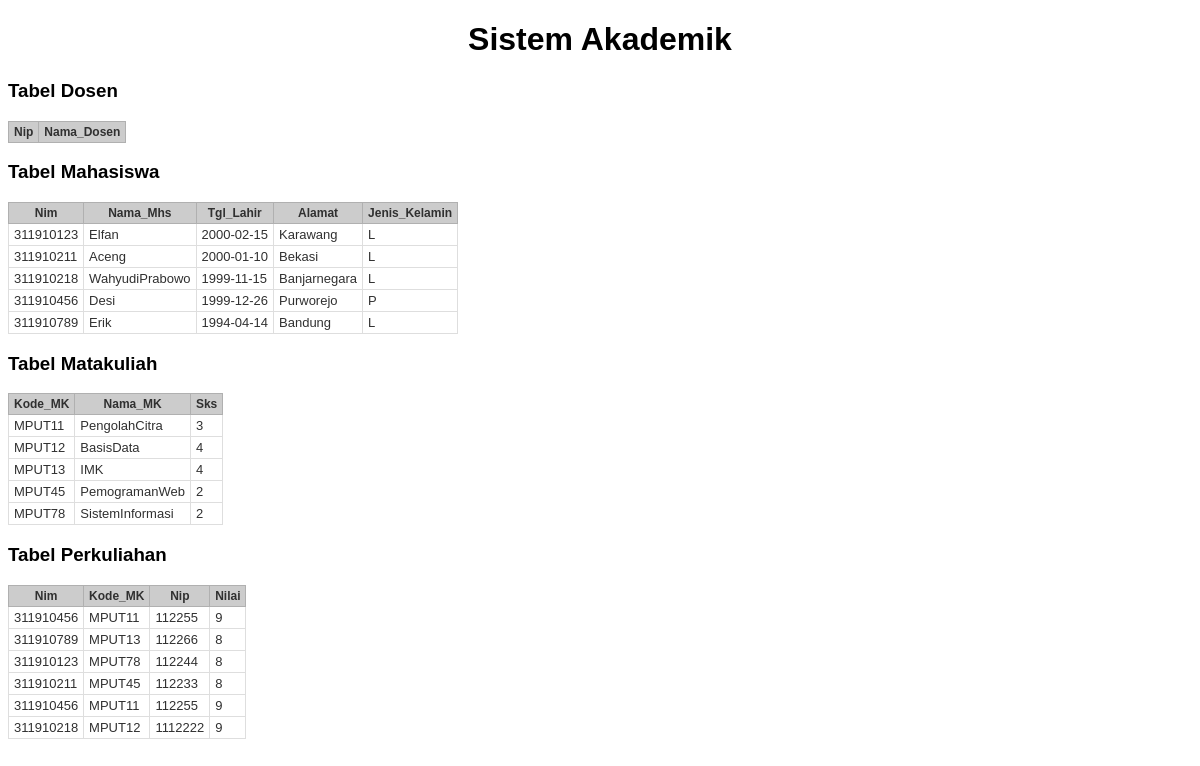
Before: / with the older database file.
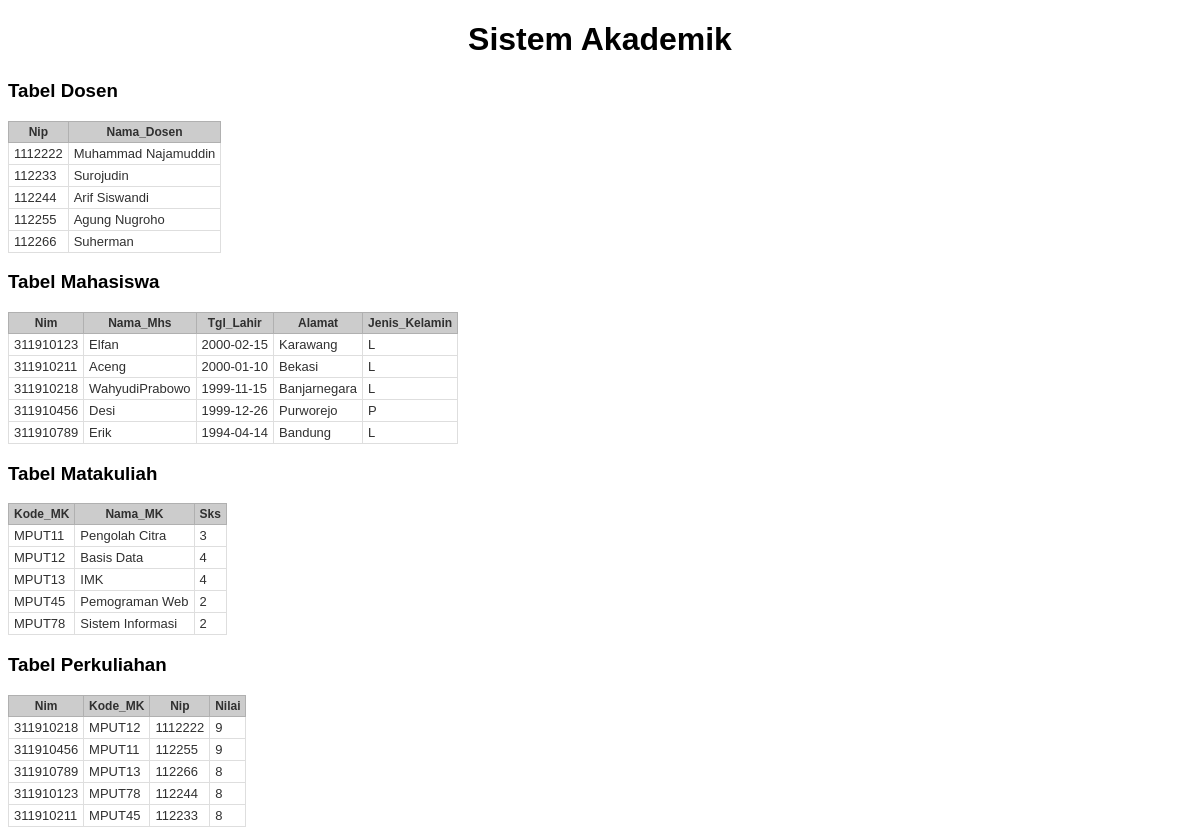
After: the same page with the newer database file.
### tables this page shows
CREATE TABLE `mahasiswa` (
  `Nim` varchar(9) NOT NULL DEFAULT '',
  `Nama_Mhs` varchar(25) NOT NULL,
  `Tgl_Lahir` date NOT NULL,
  `Alamat` varchar(50) NOT NULL,
  `Jenis_Kelamin` varchar(2) NOT NULL DEFAULT '',
  PRIMARY KEY (`Nim`)
);

CREATE TABLE `matakuliah` (
  `Kode_MK` varchar(6) NOT NULL,
  `Nama_MK` varchar(20) NOT NULL,
  `Sks` int(2) NOT NULL,
  PRIMARY KEY (`Kode_MK`)
);

CREATE TABLE `perkuliahan` (
  `Nim` varchar(9) DEFAULT NULL,
  `Kode_MK` varchar(7) DEFAULT NULL,
  `Nip` varchar(12) DEFAULT NULL,
  `Nilai` char(1) NOT NULL,
  KEY `Nip` (`Nip`),
  KEY `Nim` (`Nim`),
  KEY `Kode_MK` (`Kode_MK`),
  CONSTRAINT `perkuliahan_ibfk_1` FOREIGN KEY (`Nip`) REFERENCES `dosen` (`Nip`) ON DELETE CASCADE ON UPDATE CASCADE,
  CONSTRAINT `perkuliahan_ibfk_2` FOREIGN KEY (`Nim`) REFERENCES `mahasiswa` (`Nim`) ON DELETE CASCADE ON UPDATE CASCADE,
  CONSTRAINT `perkuliahan_ibfk_3` FOREIGN KEY (`Kode_MK`) REFERENCES `matakuliah` (`Kode_MK`) ON DELETE CASCADE ON UPDATE CASCADE
);

CREATE TABLE `dosen` (
  `Nip` varchar(12) NOT NULL DEFAULT '',
  `Nama_Dosen` varchar(50) NOT NULL DEFAULT '',
  PRIMARY KEY (`Nip`)
);

### index.php (the view, shortened to what this page needs)
<!DOCTYPE html>
<html lang="en">
<head>
   <link rel="stylesheet" type="text/css" href="style.css">
</head>
<body>
   <div class="container">
      <center><h1>Sistem Akademik</h1></center>
      <div class="main">
         <?php
         include("koneksi.php");
         $sql = 'SELECT * FROM dosen';
         $result = mysqli_query($conn, $sql);
         ?>
         <h3>Tabel Dosen</h3>
         <table>
          <tr>
            <th>Nip</th>
            <th>Nama_Dosen</th>
         </tr>
            <?php if($result): ?>
            <?php while($row = mysqli_fetch_array($result)): ?>
            <tr>
               <td><?= $row['Nip'];?></td>
               <td><?= $row['Nama_Dosen'];?></td>
            </tr>
            <?php endwhile; else: ?>
            <tr>
            <td colspan="7">Belum ada data</td>
            </tr>
            <?php endif; ?>
         <?php
         include("koneksi.php");
         $sql2 = 'SELECT * FROM mahasiswa';
         $result = mysqli_query($conn, $sql2);
         ?>
      </table>
         <h3>Tabel Mahasiswa</h3>
         <table>
          <tr>
            <th>Nim</th>
            <th>Nama_Mhs</th>
            <th>Tgl_Lahir</th>
            <th>Alamat</th>
            <th>Jenis_Kelamin</th>
         </tr>
            <?php if($result): ?>
            <?php while($row = mysqli_fetch_array($result)): ?>
            <tr>
               <td><?= $row['Nim'];?></td>
               <td><?= $row['Nama_Mhs'];?></td>
               <td><?= $row['Tgl_Lahir'];?></td>
               <td><?= $row['Alamat'];?></td>
               <td><?= $row['Jenis_Kelamin'];?></td>
            </tr>
            <?php endwhile; else: ?>
            <tr>
            <td colspan="7">Belum ada data</td>
            </tr>
            <?php endif; ?>
         </table>
         <?php
         include("koneksi.php");
         $sql3 = 'SELECT * FROM matakuliah';
         $result = mysqli_query($conn, $sql3);
         ?>
         <h3>Tabel Matakuliah</h3>
         <table>
          <tr>
            <th>Kode_MK</th>
            <th>Nama_MK</th>
            <th>Sks</th>
         </tr>
            <?php if($result): ?>
            <?php while($row = mysqli_fetch_array($result)): ?>
            <tr>
               <td><?= $row['Kode_MK'];?></td>
               <td><?= $row['Nama_MK'];?></td>
               <td><?= $row['Sks'];?></td>
            </tr>
            <?php endwhile; else: ?>
            <tr>
            <td colspan="7">Belum ada data</td>
            </tr>
            <?php endif; ?>
         </table>
         <?php
         include("koneksi.php");
         $sql4 = 'SELECT * FROM perkuliahan';
         $result = mysqli_query($conn, $sql4);
         ?>
         <h3>Tabel Perkuliahan</h3>
         <table>
          <tr>
            <th>Nim</th>
            <th>Kode_MK</th>
            <th>Nip</th>
            <th>Nilai</th>
         </tr>
            <?php if($result): ?>
            <?php while($row = mysqli_fetch_array($result)): ?>
            <tr>
               <td><?= $row['Nim'];?></td>
               <td><?= $row['Kode_MK'];?></td>
               <td><?= $row['Nip'];?></td>
               <td><?= $row['Nilai'];?></td>
            </tr>
            <?php endwhile; else: ?>
            <tr>
            <td colspan="7">Belum ada data</td>
            </tr>
            <?php endif; ?>
      </div>
   </div>
</body>
</html>

### style.css (style rules this page uses)
body { font-family:tahoma, arial }
table { border-collapse: collapse }
th, td { font-size: 13px; border: 1px solid #DEDEDE; padding: 3px 5px; color: #303030 }
th { background: #CCCCCC; font-size: 12px; border-color:#B0B0B0 }

Changed rows visible on the page:
removed perkuliahan: Nim "311910456", Kode_MK "MPUT11", Nip "112255", Nilai "9"
added dosen: Nip "1112222", Nama_Dosen "Muhammad Najamuddin"
added dosen: Nip "112233", Nama_Dosen "Surojudin"
added dosen: Nip "112244", Nama_Dosen "Arif Siswandi"
added dosen: Nip "112255", Nama_Dosen "Agung Nugroho"
added dosen: Nip "112266", Nama_Dosen "Suherman"
changed matakuliah "MPUT11": Nama_MK "PengolahCitra" → "Pengolah Citra"
changed matakuliah "MPUT12": Nama_MK "BasisData" → "Basis Data"
changed matakuliah "MPUT45": Nama_MK "PemogramanWeb" → "Pemograman Web"
changed matakuliah "MPUT78": Nama_MK "SistemInformasi" → "Sistem Informasi"
shown differently, row unchanged: perkuliahan "MPUT12": moves up the list
